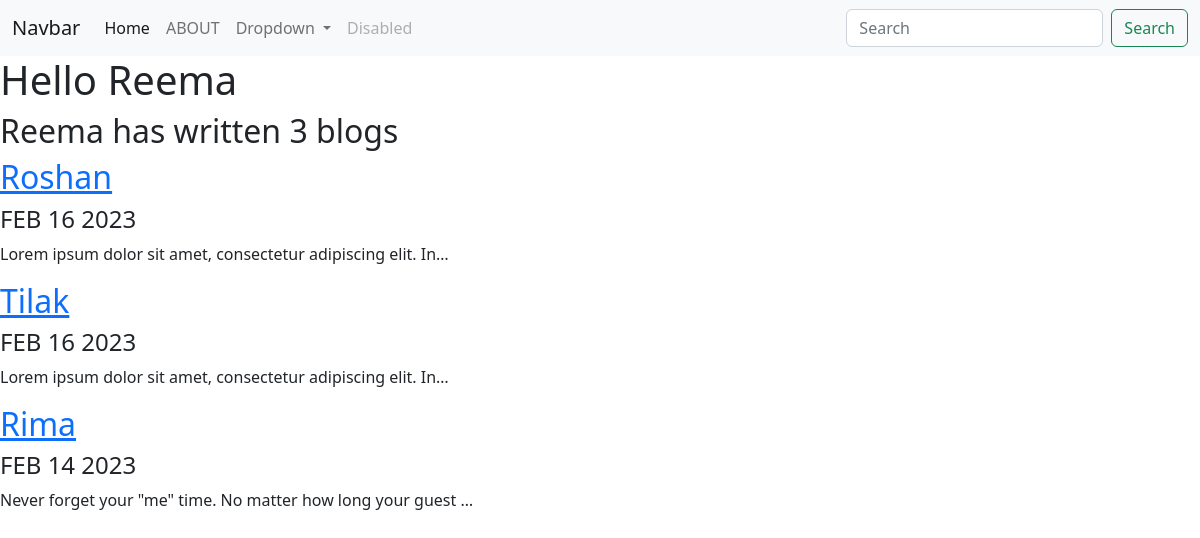
Screenshot of /blog/ with the database file from the repository.
### blog/models.py (models this page shows, shortened)
class Blog(models.Model):
    title = models.CharField(max_length=280, blank=True, null=True)
    description = models.TextField(max_length=580, blank=True, null=True)
    date = models.DateField()

### blog/views.py (the view)
# urls.py: path('', views.all_blogs, name='all_blogs'),
def all_blogs(request):
    blogs = Blog.objects.order_by('-date')
    return render(request, 'blog/all_blogs.html', {'blogs':blogs})

### blog/templates/blog/all_blogs.html
{% extends 'portfolio/base.html' %}
{% block content %}
<h1>Hello Reema</h1>
<h2>Reema has written {{ blogs.count }} blog{{ blogs.count|pluralize }}</h2>
{% for blog in blogs %}
<a href="{% url 'blog:details' blog.id %}"><h2>{{ blog.title }}</h2></a>
<h4>{{ blog.date|date:'M d Y'|upper }}</h4>
<p>{{ blog.description|truncatechars:60 }}</p>
{% endfor %}
{% endblock%}

### portfolio/templates/portfolio/base.html (shortened to what this page needs)
<!doctype html>
<html lang="en">
  <head>
    <link href="https://cdn.jsdelivr.net/npm/bootstrap@5.2.3/dist/css/bootstrap.min.css" rel="stylesheet">
  </head>
  <body>
    <nav class="navbar navbar-expand-lg bg-light">
        <div class="container-fluid">
          <a class="navbar-brand" href="#">Navbar</a>
          <div class="collapse navbar-collapse" id="navbarSupportedContent">
            <ul class="navbar-nav me-auto mb-2 mb-lg-0">
              <li class="nav-item">
                <a class="nav-link active" aria-current="page" href="#">Home</a>
              </li>
              <li class="nav-item">
                <a class="nav-link" href="#">ABOUT</a>
              </li>
              <li class="nav-item dropdown">
                <a class="nav-link dropdown-toggle" href="#" role="button" data-bs-toggle="dropdown" aria-expanded="false">
                  Dropdown
                </a>
              </li>
              <li class="nav-item">
                <a class="nav-link disabled">Disabled</a>
              </li>
            </ul>
            <form class="d-flex" role="search">
              <input class="form-control me-2" type="search" placeholder="Search" aria-label="Search">
              <button class="btn btn-outline-success" type="submit">Search</button>
            </form>
          </div>
        </div>
      </nav>
    {% block content %}{% endblock %}
    </body>
</html>

### rows the page displays
Blog: title "Roshan", date "FEB 16 2023", description "Lorem ipsum dolor sit amet, consectetur adipiscing elit. In…"
Blog: title "Tilak", date "FEB 16 2023", description "Lorem ipsum dolor sit amet, consectetur adipiscing elit. In…"
Blog: title "Rima", date "FEB 14 2023", description "Never forget your \"me\" time. No matter how long your guest …"

### other values shown
{{ blogs.count }} "3"
